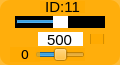
    <widget class="QWidget" name="widget_id11" native="true">
     <property name="geometry">
      <rect>
       <x>695</x>
       <y>330</y>
       <width>120</width>
       <height>65</height>
      </rect>
     </property>
     <property name="maximumSize">
      <size>
       <width>16777161</width>
       <height>16777215</height>
      </size>
     </property>
     <property name="styleSheet">
      <string notr="true">background-color: rgb(255, 170, 0, 200);
border-radius:10px;</string>
     </property>
     <widget class="QLabel" name="label_ID11">
      <property name="geometry">
       <rect>
        <x>40</x>
        <y>1</y>
        <width>45</width>
        <height>12</height>
       </rect>
      </property>
      <property name="minimumSize">
       <size>
        <width>0</width>
        <height>10</height>
       </size>
      </property>
      <property name="font">
       <font>
        <family>Arial</family>
        <pointsize>11</pointsize>
       </font>
      </property>
      <property name="styleSheet">
       <string notr="true">background-color: rgb(255, 255, 255， 0);
border-radius:0px;</string>
      </property>
      <property name="text">
       <string>ID:11</string>
      </property>
      <property name="alignment">
       <set>Qt::AlignCenter</set>
      </property>
     </widget>
     <widget class="QSlider" name="horizontalSlider_pulse_id11">
      <property name="geometry">
       <rect>
        <x>15</x>
        <y>16</y>
        <width>90</width>
        <height>12</height>
       </rect>
      </property>
      <property name="autoFillBackground">
       <bool>false</bool>
      </property>
      <property name="styleSheet">
       <string notr="true">QSlider{
	background: rgb(0, 0, 0);
	border-radius:0px;
}
QSlider::handle {/*设置中间的那个滑动的键*/                           background: rgb(255, 255, 255)}</string>
      </property>
      <property name="minimum">
       <number>0</number>
      </property>
      <property name="maximum">
       <number>1000</number>
      </property>
      <property name="pageStep">
       <number>1</number>
      </property>
      <property name="value">
       <number>500</number>
      </property>
      <property name="orientation">
       <enum>Qt::Horizontal</enum>
      </property>
     </widget>
     <widget class="QSlider" name="horizontalSlider_dev_id11">
      <property name="geometry">
       <rect>
        <x>35</x>
        <y>48</y>
        <width>50</width>
        <height>13</height>
       </rect>
      </property>
      <property name="styleSheet">
       <string notr="true">background-color: rgb(255, 255, 255， 0);</string>
      </property>
      <property name="minimum">
       <number>-125</number>
      </property>
      <property name="maximum">
       <number>125</number>
      </property>
      <property name="pageStep">
       <number>1</number>
      </property>
      <property name="orientation">
       <enum>Qt::Horizontal</enum>
      </property>
     </widget>
     <widget class="QLabel" name="label_id11">
      <property name="geometry">
       <rect>
        <x>10</x>
        <y>47</y>
        <width>30</width>
        <height>15</height>
       </rect>
      </property>
      <property name="minimumSize">
       <size>
        <width>0</width>
        <height>10</height>
       </size>
      </property>
      <property name="font">
       <font>
        <family>DejaVu Sans</family>
        <pointsize>10</pointsize>
       </font>
      </property>
      <property name="styleSheet">
       <string notr="true">background-color: rgb(255, 255, 255， 0);</string>
      </property>
      <property name="text">
       <string>0</string>
      </property>
      <property name="alignment">
       <set>Qt::AlignCenter</set>
      </property>
     </widget>
     <widget class="QLineEdit" name="lineEdit_id11">
      <property name="geometry">
       <rect>
        <x>38</x>
        <y>32</y>
        <width>45</width>
        <height>14</height>
       </rect>
      </property>
      <property name="sizePolicy">
       <sizepolicy hsizetype="Fixed" vsizetype="Fixed">
        <horstretch>0</horstretch>
        <verstretch>0</verstretch>
       </sizepolicy>
      </property>
      <property name="font">
       <font>
        <family>Arial</family>
        <pointsize>11</pointsize>
       </font>
      </property>
      <property name="autoFillBackground">
       <bool>false</bool>
      </property>
      <property name="styleSheet">
       <string notr="true">background-color: rgb(255, 255, 255);
border-radius:0px;</string>
      </property>
      <property name="text">
       <string>500</string>
      </property>
      <property name="maxLength">
       <number>1000</number>
      </property>
      <property name="alignment">
       <set>Qt::AlignCenter</set>
      </property>
      <property name="dragEnabled">
       <bool>false</bool>
      </property>
      <property name="readOnly">
       <bool>false</bool>
      </property>
     </widget>
     <widget class="QCheckBox" name="checkBox_id11">
      <property name="geometry">
       <rect>
        <x>90</x>
        <y>34</y>
        <width>15</width>
        <height>10</height>
       </rect>
      </property>
      <property name="text">
       <string/>
      </property>
     </widget>
    </widget>
